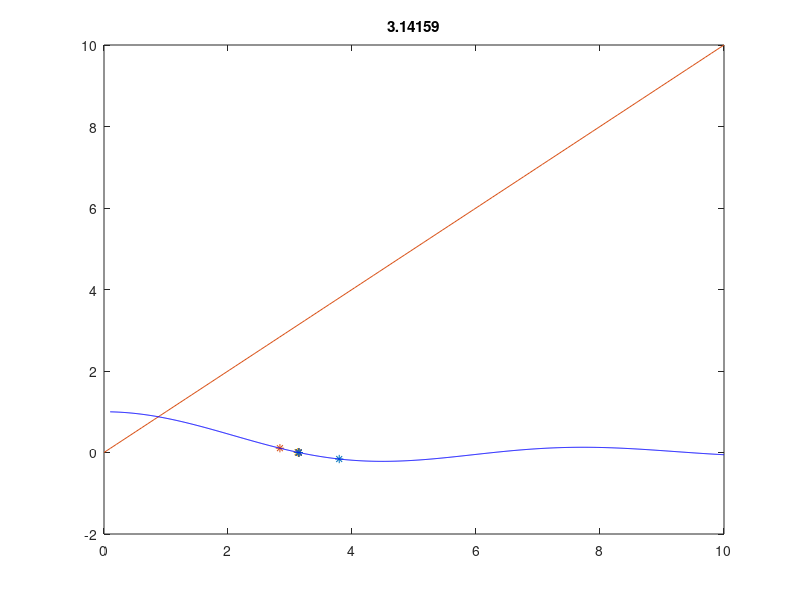

The MATLAB script that drew this image:
func = @(x) sin(x)./x;
 dfunc = @(x) (cos(x).*x-sin(x))/x.^2;
 nach_prib = 1;
 iteration = 15;
 x = nach_prib;
 val = zeros(1, iteration);
 for i = 1:iteration
        x = x - func(x)/dfunc(x);
        val(i) = x;
        plot(x, func(x), '*');
        hold on
 end
x = linspace(0,10);
plot(x,x);
hold on
t = 0.1:0.01:10;
plot(t, func(t), 'blue');
hold on
title(val(numel(val)));
%bar(val);